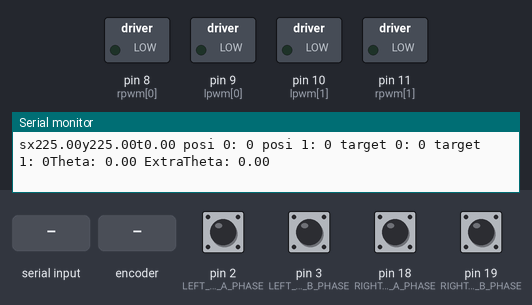
This program was run on a simulated Arduino Mega 2560, built with avr-gcc and run on an emulated ATmega2560. Parts: switched loads named in the program (green lamp = pin HIGH), the last lines printed to the serial monitor. Inputs (shaded band) come from the test bench; at power-on: pin 2 (LEFT_ENC_A_PHASE), pin 3 (LEFT_ENC_B_PHASE), pin 18 (RIGHT_ENC_A_PHASE), pin 19 (RIGHT_ENC_B_PHASE) HIGH.

Above: at 1.2 s.
1.3 s: "d,45\n" received over Serial
At 2.5 s:
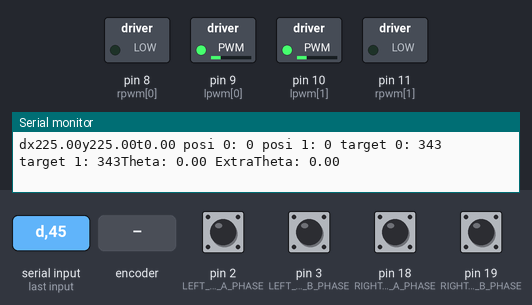
2.8 s: rotary encoder on pin 2 (LEFT_ENC_A_PHASE) / pin 3 (LEFT_ENC_B_PHASE) turned 2 steps (second pin leading)
At 4.0 s:
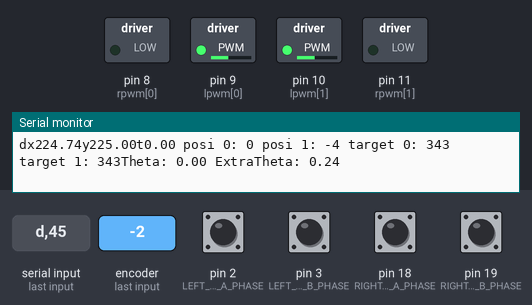
4.7 s: "w\n" received over Serial
At 5.9 s:
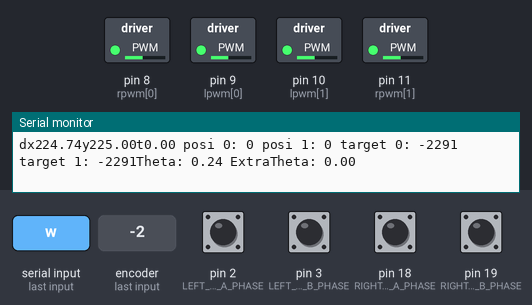
6.2 s: pin 19 (RIGHT_ENC_B_PHASE) pulled LOW for 0.15 s
At 6.7 s:
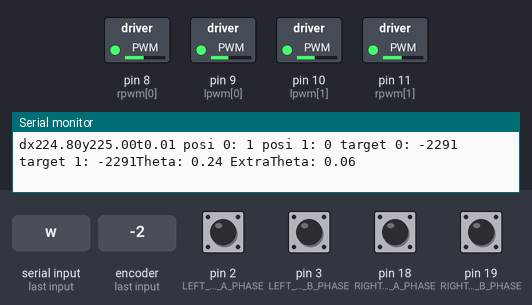
Timing chart, 0 to 9.2 s (numbered marks = the images above; inputs shaded):
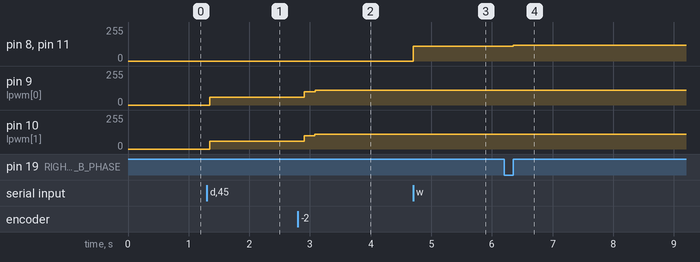

Measured:
- after the input at 1.3 s, pin 9 (lpwm[0]), pin 10 (lpwm[1]): 0/255 → 60/255 after 0.05 s
- after the input at 2.8 s, pin 9 (lpwm[0]): 60/255 → 101/255 after 0.11 s, → 110/255 0.18 s later; pin 10 (lpwm[1]): 60/255 → 101/255 after 0.11 s, → 111/255 0.18 s later
- after the input at 4.7 s, pin 8 (rpwm[0]), pin 11 (rpwm[1]): 0/255 → 112/255 at once
- after the input at 6.2 s, pin 8 (rpwm[0]), pin 11 (rpwm[1]): 112/255 → 117/255 after 0.15 s

The program:

main.cpp
```cpp
#include "simplepid.h"
#include <Arduino.h>
#include <util/atomic.h>

// Define pins

#define LEFT_ENC_A_PHASE 2
#define LEFT_ENC_B_PHASE 3
#define RIGHT_ENC_A_PHASE 18
#define RIGHT_ENC_B_PHASE 19

const int lpwm[] = {9, 10};
const int rpwm[] = {8, 11};
String DEBUG = "";

// Define Globals
#define NMOTORS 2
#define pwmCutoff 10 // Set minimum drivable pwm value
#define pulsesCutoff 4
#define pwmMax 254
int currentPwm = 254;
int lastpwm = 0;
long prevT = 0;
volatile int posi[] = {0, 0};
int lastPos[] = {0, 0};
SimplePID pid[NMOTORS];
int target[] = {0, 0};

const float pulsesPerEncRev = 1200;
const float encWheelDiameterCM = 5;
const float motorWheelDiameterCM = 7;
const float encWheelScope = encWheelDiameterCM * M_PI;
const float motorWheelScope =
    motorWheelDiameterCM * M_PI; // distance travelled per rev
const float pulsesPerRev = pulsesPerEncRev * (motorWheelScope / encWheelScope);
const float pulsesPerMM = pulsesPerRev / motorWheelScope / 10;
const float pulsesPerCM = pulsesPerRev / motorWheelScope;
const float pwmSpeed = 100; // default pwm speed
const float pulsesPerSec =
    pulsesPerRev; // goal pulses per sec 1680, 1 round per second
const float wheelDistance = 127.5; // abstand der encoderräder in mm, muss vllt geändert werden
const float wheelDistanceBig = 204; // in mm, muss vllt geändert werden

const float pulsesValue = pulsesPerMM;

float x = 225;
float y = 225;
float theta = 0;

bool teamYellow = false;

float extrax = 0;
float extray = 0;
float extraTheta = 0;

bool isDriving = false;
bool stopped = false;

long lastPosUpdate;
bool limitSwitchDrive;

// Encoder read functions

void ai0() {
  if (digitalRead(LEFT_ENC_A_PHASE) == LOW) {
    posi[1]--;
  } else {
    posi[1]++;
  }
}

void ai1() {
  if (digitalRead(LEFT_ENC_B_PHASE) == LOW) {
    posi[1]++;
  } else {
    posi[1]--;
  }
}

void bi0() {
  if (digitalRead(RIGHT_ENC_A_PHASE) == LOW) {
    posi[0]--;
  } else {
    posi[0]++;
  }
}

void bi1() {
  if (digitalRead(RIGHT_ENC_B_PHASE) == LOW) {
    posi[0]++;
  } else {
    posi[0]--;
  }
}

// PID program functions

void setMotor(int dir, int pwmVal, int lpwm, int rpwm) {
  if (dir == 1) {
    analogWrite(lpwm, pwmVal);
  } else if (dir == -1) {
    analogWrite(rpwm, pwmVal);
  } else {
    analogWrite(lpwm, 0);
    analogWrite(rpwm, 0);
  }
}

void updatePosition();
void resetPosition() {
  updatePosition();

  x += extrax;
  y += extray;
  extrax = 0;
  extray = 0;
  theta += extraTheta;
  while (theta > 2 * M_PI) {
    theta -= 2 * M_PI;
  }
  while (theta < -2 * M_PI) {
    theta += 2 * M_PI;
  }
  extraTheta = 0;

  lastPos[0] = 0;
  lastPos[1] = 0;
  posi[0] = 0;
  posi[1] = 0;
  target[0] = 0;
  target[1] = 0;
}

// Driving functions

void driveDistance(int distance) {
  resetPosition();

  target[0] = pulsesValue * distance;
  target[1] = pulsesValue * distance;
}

void turnAngle(int degree) {
  resetPosition();

  int pulses_distance = wheelDistance * pulsesValue * M_PI * degree / 360;
  target[0] = -pulses_distance;
  target[1] = pulses_distance;
}

void calibrateDrift() {
  for (int i = 0; i < 200; i++) {
    setMotor(1, i, lpwm[0], rpwm[0]);
    setMotor(1, i, lpwm[1], rpwm[1]);
    delay(5);
  }
  delay(500);
  for (int i = 200; i >= 0; i--) {
    setMotor(1, i, lpwm[0], rpwm[0]);
    setMotor(1, i, lpwm[1], rpwm[1]);
    delay(5);
  }

  int pos[NMOTORS];
  ATOMIC_BLOCK(ATOMIC_RESTORESTATE) {
    for (int k = 0; k < NMOTORS; k++) {
      pos[k] = posi[k];
    }
  }

  double drift = pos[0] / pos[1];
  // Serial.println(drift);
  delay(5000);
}

// Serial Communication

void getData() { // get the data and run the actions
  if (Serial.available() > 0) {
    String input = Serial.readStringUntil('\n');
    char command = input.charAt(0);
    if (command == 's') {
      stopped = true;
    } else if (command == 'c') {
      stopped = false;
    } else if (command == 'd') {
      String valueStr = input.substring(2);
      int distance = valueStr.toInt();
      driveDistance(distance);
    } else if (command == 'w') {
      String valueStr = input.substring(2);
      bool dir = valueStr.toInt();
      driveDistance(dir ? 300 : -300);
      limitSwitchDrive = true;
    } else if (command == 't') {
      String valueStr = input.substring(2);
      float angle = valueStr.toFloat();
      turnAngle(angle);
    } else if (command == 'g') {
      String valueStr = input.substring(2);
      int speed = valueStr.toInt();
      currentPwm = speed < pwmMax ? speed : pwmMax;
    } else if (command == 'x') {
      resetPosition();
      String valueStr = input.substring(2);
      x = valueStr.toInt();
    } else if (command == 'y') {
      resetPosition();
      String valueStr = input.substring(2);
      y = valueStr.toInt();
    } else if (command == 'h') {
      resetPosition();
      String valueStr = input.substring(2);
      theta = valueStr.toFloat();
    }
  }
}

void sendData() {
  String data;
  data += isDriving ? "d" : "s";
  data += "x";
  data += String(x + extrax);
  data += "y";
  data += String(y + extray);
  data += "t";
  data += String(theta + extraTheta);
  DEBUG += "Theta: " + String(theta * 180.0 / PI);
  DEBUG += " ExtraTheta: " + String(extraTheta * 180.0 / PI);
  data += " ";
  data += DEBUG;
  Serial.println(data);
}

// Position update function

void updatePosition() {
  int pos[NMOTORS];
  ATOMIC_BLOCK(ATOMIC_RESTORESTATE) {
    for (int k = 0; k < NMOTORS; k++) {
      pos[k] = posi[k];
    }
  }

  float leftEncChange = pos[1] - lastPos[1];
  float rightEncChange = pos[0] - lastPos[0];
  lastPos[0] = pos[0];
  lastPos[1] = pos[1];

  float leftDistance = pos[1] / pulsesPerMM;
  float rightDistance = pos[0] / pulsesPerMM;
  float distance = (leftDistance + rightDistance) / 2;
  float dTheta = (rightDistance - leftDistance) / wheelDistance;
  extrax = distance * cos(theta + dTheta);
  extray = distance * sin(theta + dTheta);
  extraTheta = dTheta;
  while (extraTheta > 2 * M_PI) {
    extraTheta -= 2 * M_PI;
  }
  while (extraTheta < -2 * M_PI) {
    extraTheta += 2 * M_PI;
  }

  int maxD = fabs(target[0] - pos[0]);
  maxD = maxD < fabs(target[1] - pos[1]) ? fabs(target[1] - pos[1]) : maxD;
  if ((fabs(leftEncChange) < pulsesCutoff &&
       fabs(rightEncChange) < pulsesCutoff && maxD < 30) ||
      (limitSwitchDrive && fabs(leftEncChange) < 7 &&
       fabs(rightEncChange) < 7 && fabs(pos[0]) > 10)) {
    isDriving = false;

    // Serial.println(String(pos[0]) + String(pos[1]));

    target[0] = pos[0];
    target[1] = pos[1];
    limitSwitchDrive = false;
  } else {
    isDriving = true;
  }

  sendData();
}

// Setup function

void setup() {
  Serial.begin(115200);

  pinMode(LEFT_ENC_A_PHASE, INPUT_PULLUP);
  pinMode(LEFT_ENC_B_PHASE, INPUT_PULLUP);
  pinMode(RIGHT_ENC_A_PHASE, INPUT_PULLUP);
  pinMode(RIGHT_ENC_B_PHASE, INPUT_PULLUP);
  attachInterrupt(digitalPinToInterrupt(LEFT_ENC_B_PHASE), ai0, RISING);
  attachInterrupt(digitalPinToInterrupt(LEFT_ENC_A_PHASE), ai1, RISING);
  attachInterrupt(digitalPinToInterrupt(RIGHT_ENC_B_PHASE), bi0, RISING);
  attachInterrupt(digitalPinToInterrupt(RIGHT_ENC_A_PHASE), bi1, RISING);

  target[0] = 0;
  target[1] = 0;

  for (int k = 0; k < NMOTORS; k++) {
    // pid[k].setParams(0.7, 0.2, 0.05, 100);
    pid[k].setParams(0.45, 0.005, 0.0, 100);
  }

  lastPosUpdate = micros();
}

// Loop function

void loop() {
  getData();
  DEBUG = "";
  DEBUG += "posi 0: ";
  DEBUG += posi[0];
  DEBUG += " posi 1: ";
  DEBUG += posi[1];
  DEBUG += " target 0: ";
  DEBUG += target[0];
  DEBUG += " target 1: ";
  DEBUG += target[1];

  // time difference
  long currT = micros();
  float deltaT = ((float)(currT - prevT)) / (1.0e6);
  prevT = currT;

  // Read the position in an atomic block to avoid a potential misread
  int pos[NMOTORS];
  ATOMIC_BLOCK(ATOMIC_RESTORESTATE) {
    for (int k = 0; k < NMOTORS; k++) {
      pos[k] = posi[k];
    }
  }

  // Update Changed Position
  // alle 50ms
  if (currT - lastPosUpdate >= 50000) {
    updatePosition();
    lastPosUpdate = currT;
  }

  long pwm[NMOTORS];
  int dir[NMOTORS];
  float scaledFactor[NMOTORS];
  // loop through the motors
  if (!stopped) {
    lastpwm = lastpwm + 1;
    lastpwm = lastpwm > currentPwm  ? currentPwm
              : lastpwm < pwmCutoff ? pwmCutoff
                                    : lastpwm;
  }
  for (int k = 0; k < NMOTORS; k++) {
    // evaluate the control signal
    pid[k].evalu(pos[k], pos[!k], target[k], target[!k], deltaT, pwm[k],
                 dir[k]);
    // if (pwm[k] > currentPwm) {
    //   pwm[k] = currentPwm;
    // }
    scaledFactor[k] = (float)pwm[k] / lastpwm;
  }
  //  Serial.println("pwmleft: " + String(pwm[1]) + " pwmright: " +
  //  String(pwm[0]));
  float maxFactor = max(scaledFactor[0], scaledFactor[1]);
  if (maxFactor > 1) {
    // pwm[1] *= 1.025;
    pwm[0] /= maxFactor;
    pwm[1] /= maxFactor;
    // Serial.println("Pwm 0: " + String(pwm[0]) + " Pwm 1: " + String(pwm[1]));
  }

  if (stopped) {
    // Decelerate for enemy
    while (lastpwm >= pwmCutoff) {
      lastpwm -= 2;
      setMotor(dir[0], lastpwm, lpwm[0], rpwm[0]);
      setMotor(dir[1], lastpwm, lpwm[1], rpwm[1]);
      delay(3);
    }
    dir[0] = 0;
    dir[1] = 0;
    pwm[0] = 0;
    pwm[1] = 0;
  }
  for (int k = 0; k < NMOTORS; k++) {
    setMotor(dir[k], pwm[k], lpwm[k], rpwm[k]);
  }

  lastpwm = max(pwm[0], pwm[1]);
  // Serial.println(pwm[0] + "_" + pwm[1]);
}
```

simplepid.h
```cpp
#ifndef PIDCLASS
#define PIDCLASS

#include <Arduino.h>

// Class
class SimplePID {
private:
  float kp, kd, ki, umax; // Parameters
  float eprev, eintegral; // Storage

public:
  // Constructor
  SimplePID() : kp(1), kd(0), ki(0), umax(100), eprev(0.0), eintegral(0.0) {}

  // A function to set the parameters
  void setParams(float kpIn, float kdIn, float kiIn, float umaxIn) {
    kp = kpIn;
    kd = kdIn;
    ki = kiIn;
    umax = umaxIn;
  }

  // A function to compute the control signal
  void evalu(int value1, int value2, int target1, int target2, float deltaT,
             long &pwr, int &dir) {
    // error
    int e1 = target1 - value1;
    int e2 = target2 - value2;

    // derivative
    float dedt = (fabs(value2) - fabs(value1)) / (deltaT);
    dedt = e1 < 0 ? -dedt : dedt;
    if (kp * e1 < 255 || kp * e2 < 255)
      dedt = 0;

    // integral
    eintegral = eintegral + e1 * deltaT;

    // control signal
    float u = kp * e1 + kd * dedt + ki * eintegral;

    // motor power
    pwr = (long)fabs(u);

    // motor direction
    dir = u > 0 ? 1 : u < 0 ? -1 : 0;
    // store previous error
    eprev = e1;
  }
};

#endif
```
